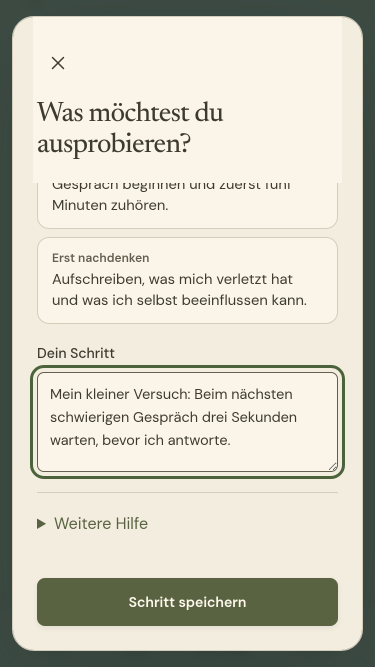
#> input picture reports/simplified-steps/evidence/browser/step-375-paper-selected.png, 750 x 1334 px, given in place of seed-375-selected.png, which was not available (shown at 1/2 size)
$ python build-review.py
#> lines starting #> are read from the running program, lines starting #| are printed output that depends on the picture
"""Compose unchanged browser screenshots and human QA documentation only."""
from pathlib import Path
from html import escape
import hashlib
import json
import re
from PIL import Image, ImageDraw, ImageFont

ROOT = Path(__file__).resolve().parent
REPO = ROOT.parents[1]
FONT = REPO / 'src/verbunden/assets/fonts/DMSans.ttf'

def inline(text):
    text = escape(text)
    text = re.sub(r'\*\*([^*]+)\*\*', r'<b>\1</b>', text)
    return re.sub(r'`([^`]+)`', r'<code>\1</code>', text)

def sections(markdown):
    paragraph, table, code = [], [], []
    coding = False
    def flush():
        if paragraph:
            result = ('p', ' '.join(paragraph)); paragraph.clear(); return result
        if table:
            result = ('table', table.copy()); table.clear(); return result
        return None
    for line in markdown.splitlines() + ['']:
        if line.startswith('```'):
            if coding:
                yield 'code', '\n'.join(code); code.clear()
            else:
                item = flush()
                if item: yield item
            coding = not coding
        elif coding: code.append(line)
        elif line.startswith('|'):
            if not re.fullmatch(r'[| :\-]+', line): table.append(line.strip('|').split('|'))
        elif line.startswith('#'):
            item = flush()
            if item: yield item
            yield 'h1' if line.startswith('# ') else 'h2', line.lstrip('# ')
        elif not line.strip():
            item = flush()
            if item: yield item
        else: paragraph.append(line)

comparisons = ROOT / 'screenshots/comparisons'
comparisons.mkdir(exist_ok=True)
for width in [375, 390]:
    for flow, title in [('seed', 'Erster persönlicher Weg'), ('step', 'Späterer Schritt')]:
        before = Image.open(ROOT / f'screenshots/before/{flow}-{width}-selected.png').convert('RGB')
#> before is the input picture: PIL image 750x1334 RGB; mean R, G, B 210.1, 207.7, 193.9
        after = Image.open(ROOT / f'evidence/browser/{flow}-{width}-paper-selected.png').convert('RGB')
        assert before.size == after.size == (width * 2, (667 if width == 375 else 844) * 2)
        w, h = before.size
#> w = 750; h = 1334
        sheet = Image.new('RGB', (2*w+72, h+150), '#f3eddf')
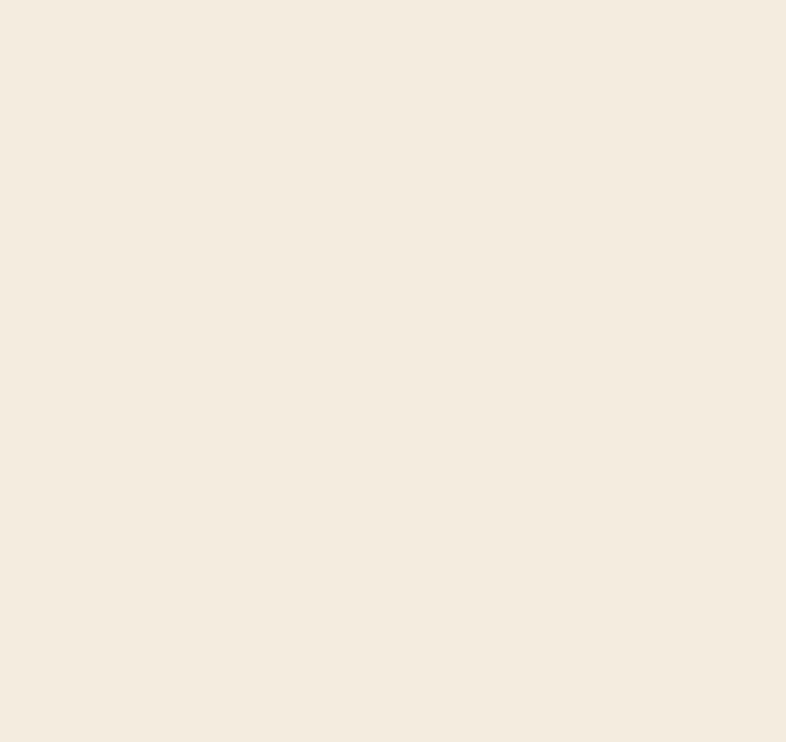
#> sheet: PIL image 1572x1484 RGB (shown at 1/2 size); mean R, G, B 243, 237, 223
        draw = ImageDraw.Draw(sheet)
        draw.text((24,20), title + f' · {width} CSS-Pixel · nach einem Tipp', font=ImageFont.truetype(str(FONT),30), fill='#3d3b2e')
        draw.text((24,75), 'Vorher · zwei getrennte Felder', font=ImageFont.truetype(str(FONT),24), fill='#655d4e')
        draw.text((w+48,75), 'Jetzt · direkt bearbeiten und speichern', font=ImageFont.truetype(str(FONT),24), fill='#655d4e')
        sheet.paste(before,(24,125)); sheet.paste(after,(w+48,125))
#> after `sheet.paste(before, (24, 125))`:
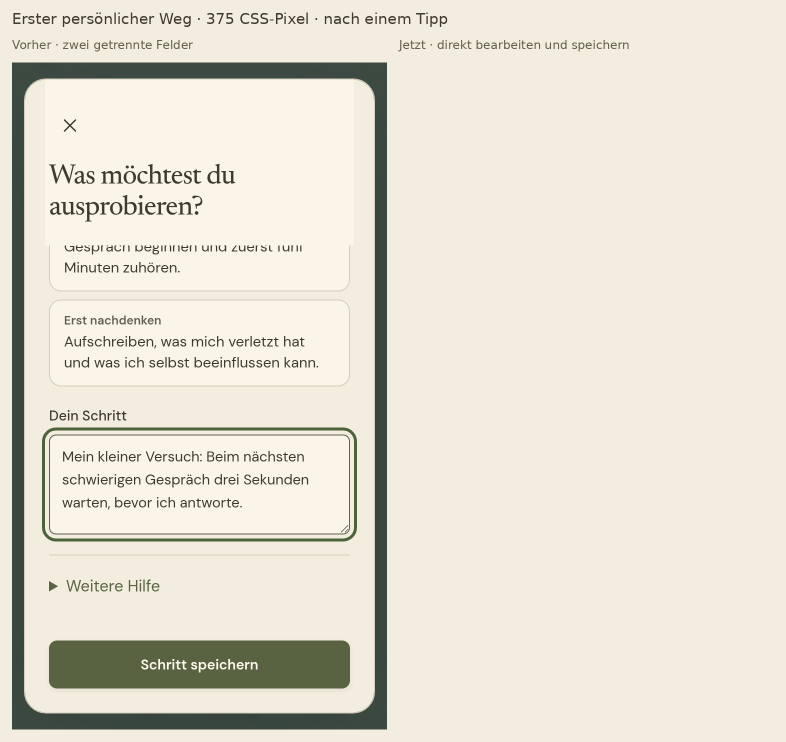
#> sheet: PIL image 1572x1484 RGB (shown at 1/2 size); mean R, G, B 228.3, 223.8, 209.9
#> after `sheet.paste(after, (w + 48, 125))`:
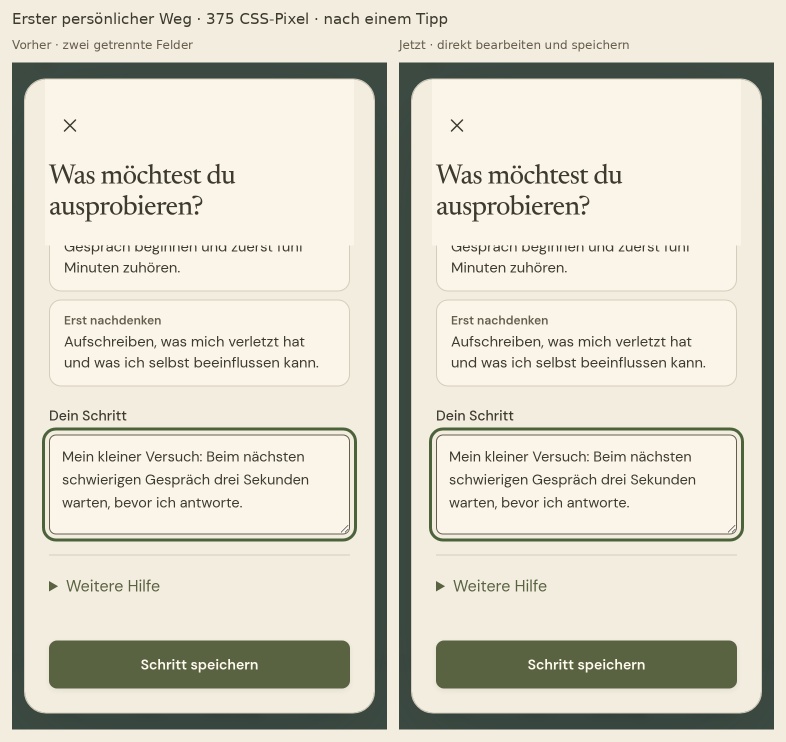
#> sheet: PIL image 1572x1484 RGB (shown at 1/2 size); mean R, G, B 214.1, 211.2, 197.4
#> (the run stopped early here; a loop or call above may not have finished)
